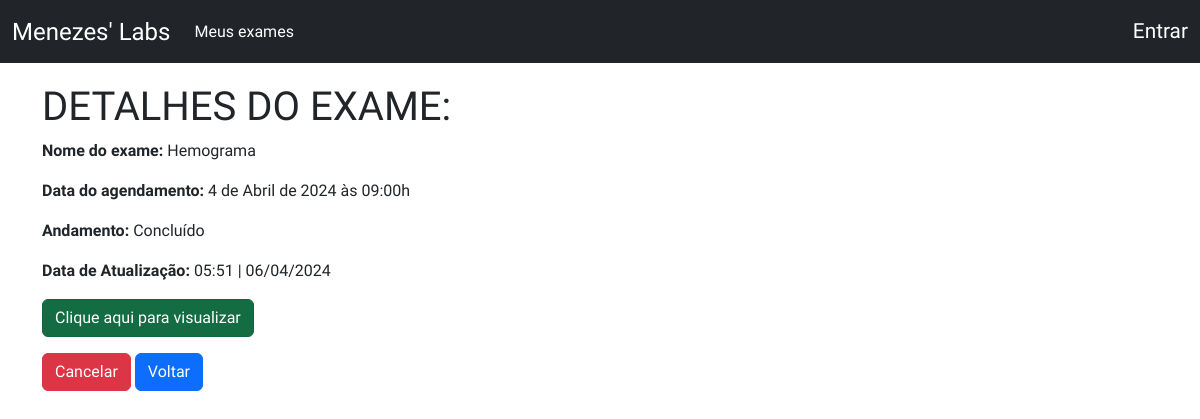
/detalhes/17/, run on an earlier commit of the app's database.
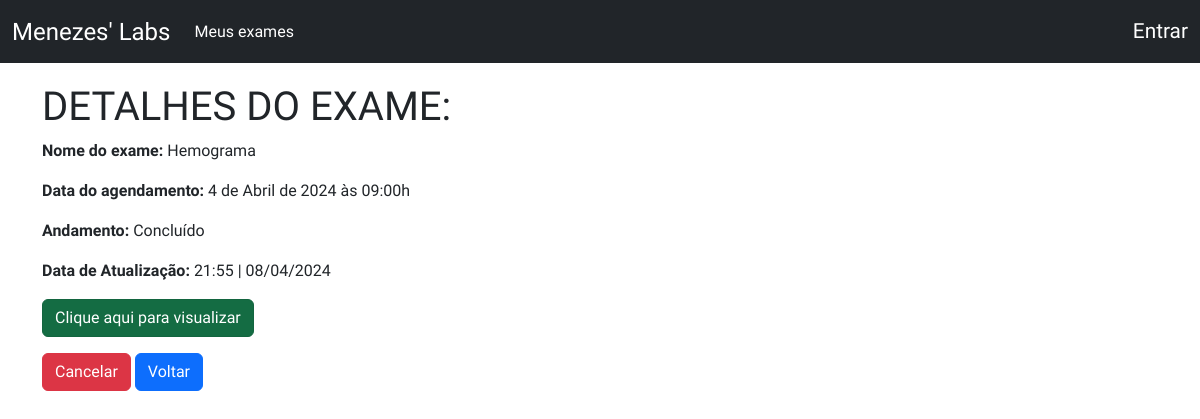
And on a later commit of the database.
### crud/models.py (models this page shows, shortened)
class Base(models.Model):
    criado = models.DateTimeField(verbose_name ='Criado em',auto_now_add=True)
    modificado = models.DateTimeField(verbose_name ='Modificado em',auto_now=True)
    ativo = models.BooleanField(verbose_name ='Ativo?',default=True)
    class Meta:
        abstract = True

class AgendamentoExame(Base):
    exame = models.ForeignKey(Exame,verbose_name='Exame',on_delete=models.CASCADE)
    data = models.DateField('Data',auto_now=False,auto_now_add=False)
    usuario = models.ForeignKey(User,verbose_name='Usuário',on_delete=models.CASCADE)
    HORARIO_CHOICES = (
    ('07:00', '07:00'),
    ('08:00', '08:00'),
    ('09:00', '09:00'),
    ('10:00', '10:00'),
    ('11:00', '11:00'),
    ('13:00', '13:00'),
    ('14:00', '14:00'),
    ('15:00', '15:00'),
    ('16:00', '16:00'),
    ('17:00', '17:00'),
)
    ANDAMENTO_CHOICES = (
        ('Agendado', 'Agendado'),
        ('Realizado', 'Realizado'),
        ('Enviado ao laboratório', 'Enviado ao laboratório'),
        ('Concluído', 'Concluído'),
        ('Cancelado', 'Cancelado'),
    )
    horario = models.CharField(verbose_name ='Horário', max_length = 5 ,choices=HORARIO_CHOICES)
    andamento = models.CharField(verbose_name ='Andamento',max_length=30,choices=ANDAMENTO_CHOICES,default='Agendado')
    resultado = models.FileField('Resultado',upload_to='pdfs/',null=True,blank=True)
    class Meta:
        verbose_name = 'Agendamento'
        verbose_name_plural = 'Agendamentos'
        ordering = ['data','horario']

class Exame(Base):
    nome = models.CharField('Nome',max_length=100)
    def __str__(self):
        return self.nome
    class Meta:
        verbose_name = 'Exame'
        verbose_name_plural = 'Exames'
        ordering = ['nome']

### crud/views.py (the view)
# urls.py: path('detalhes/<int:pk>/', UserDetailView.as_view(), name='detail'),
class UserDetailView(DetailView):
    template_name = 'detail.html'
    model = AgendamentoExame
    context_object_name = 'agendamentos'

### crud/templates/detail.html (shortened to what this page needs)
{% extends 'base.html' %}
{% block content %}
    <div class="datailContainer">
        <h1>Detalhes do Exame:</h1>
        <p><strong>Nome do exame:</strong> {{ agendamentos.exame }}</p>
        <p><strong>Data do agendamento:</strong> {{ agendamentos.data }} às {{ agendamentos.horario}}h</p>
        <p><strong>Andamento:</strong> {{ agendamentos.andamento }}</p>
        <p><strong>Data de Atualização:</strong> {{agendamentos.modificado|date:"H:i | d/m/Y "}} </p>
        {% if agendamentos.resultado %}
            <a
                href="{{agendamentos.resultado.url}}"
                class="btn btn-success active"
                role="button"
                target="_blank"
                >Clique aqui para visualizar</a
            >
        {% endif %}
        <a href="{% url 'delete' pk=agendamentos.pk %}" class="btn btn-danger button">Cancelar</a>
        <a href="{% url 'index' %}" class="btn btn-primary button" >Voltar</a>
    </div>
{% endblock %}

### crud/templates/base.html (shortened to what this page needs)
{% load bootstrap5 %}
{% load static %}
<!DOCTYPE html>
<html lang="pt-br">
<head>
    <link rel="stylesheet" href="{% static 'styles.css' %}" />
    {% bootstrap_css %}
</head>
<body style="min-height: 100vh;">
    {% include 'componentes/navbar.html' %}
    <div class="container">
        {% block content %}
        {% endblock %}
    </div>
</body>
</html>

### crud/templates/componentes/navbar.html (shortened to what this page needs)
<nav class="navbar navbar-expand-lg navbar-dark bg-dark">
  <div class="container-fluid">
    <a class="navbar-brand" style="font-size: 1.5em;" href="{% url 'index' %}">Menezes' Labs</a>
    <div class="collapse navbar-collapse" id="navbarText">
      <ul class="navbar-nav me-auto mb-2 mb-lg-0">
        <li class="nav-item">
          <a class="nav-link active" aria-current="page" href="{% url 'index' %}">
            {% if user.is_superuser %}
              Menu
            {% else %}
              Meus exames
            {% endif %}
          </a>
        </li>
      </ul>
      {% if user.is_authenticated %}
        <span class="navbar-text text-light ms-auto" style="font-size: 1.3em;">
          {{ user|capfirst }}
        </span>
      {% else %}
        <span class="navbar-text text-light ms-auto" style="font-size: 1.3em;">
          <a class="nav-link" href="{% url 'account_login' %}">Entrar</a>
        </span>
      {% endif %}
    </div>
  </div>
</nav>

### crud/static/styles.css (style rules this page uses)
* { font-family: "Raleway", sans-serif; font-optical-sizing: auto; font-weight: 400; font-style: normal; }
.container { margin-top: 20px; height: 60vh; width: 100vw; }

### crud/templates/base.html (style rules this page uses)
h1 { text-transform: uppercase; }

What changed in the data, as far as the page shows it:
changed AgendamentoExame "Concluído": modificado|d "05:51 | 06/04/2024" → "21:55 | 08/04/2024"
